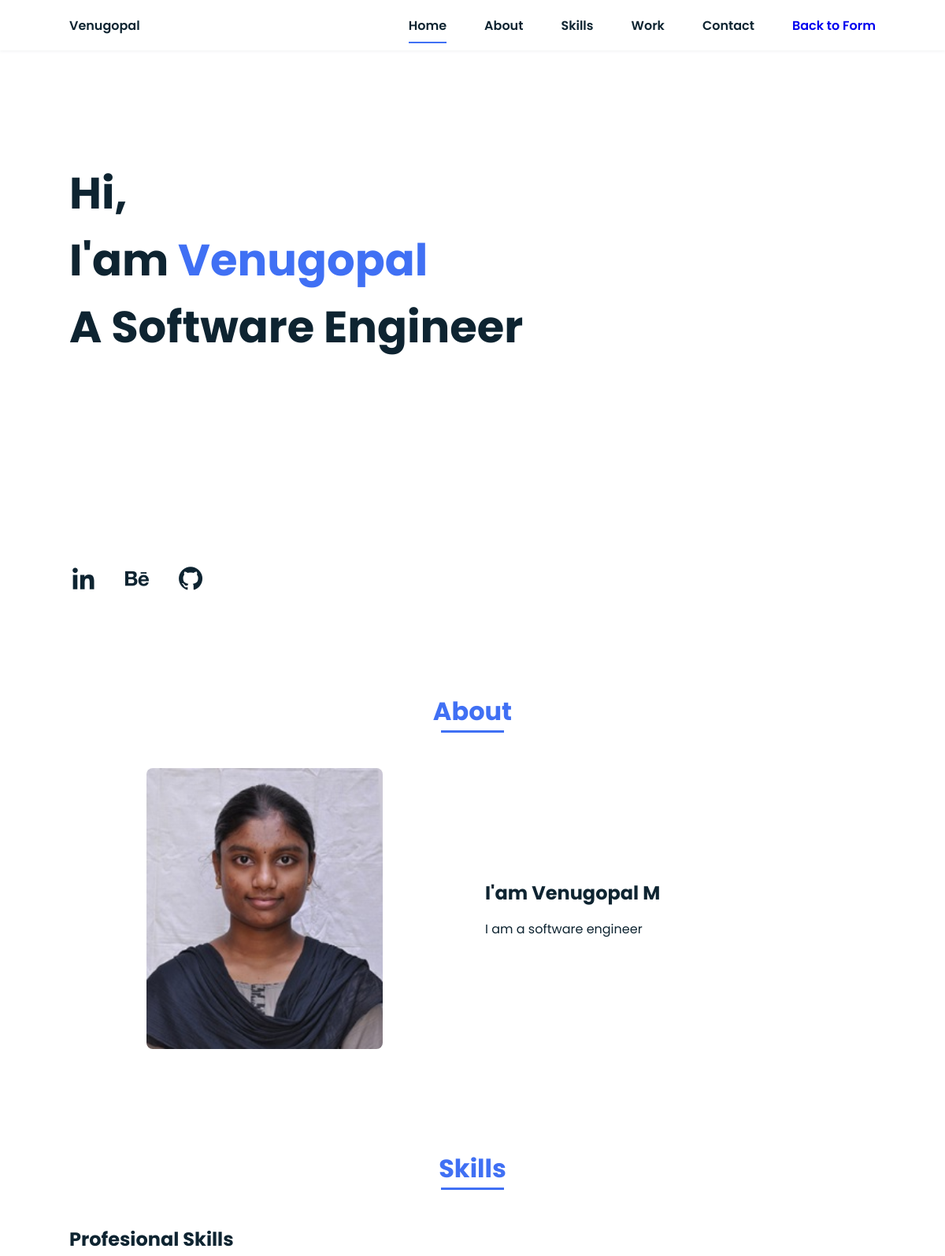
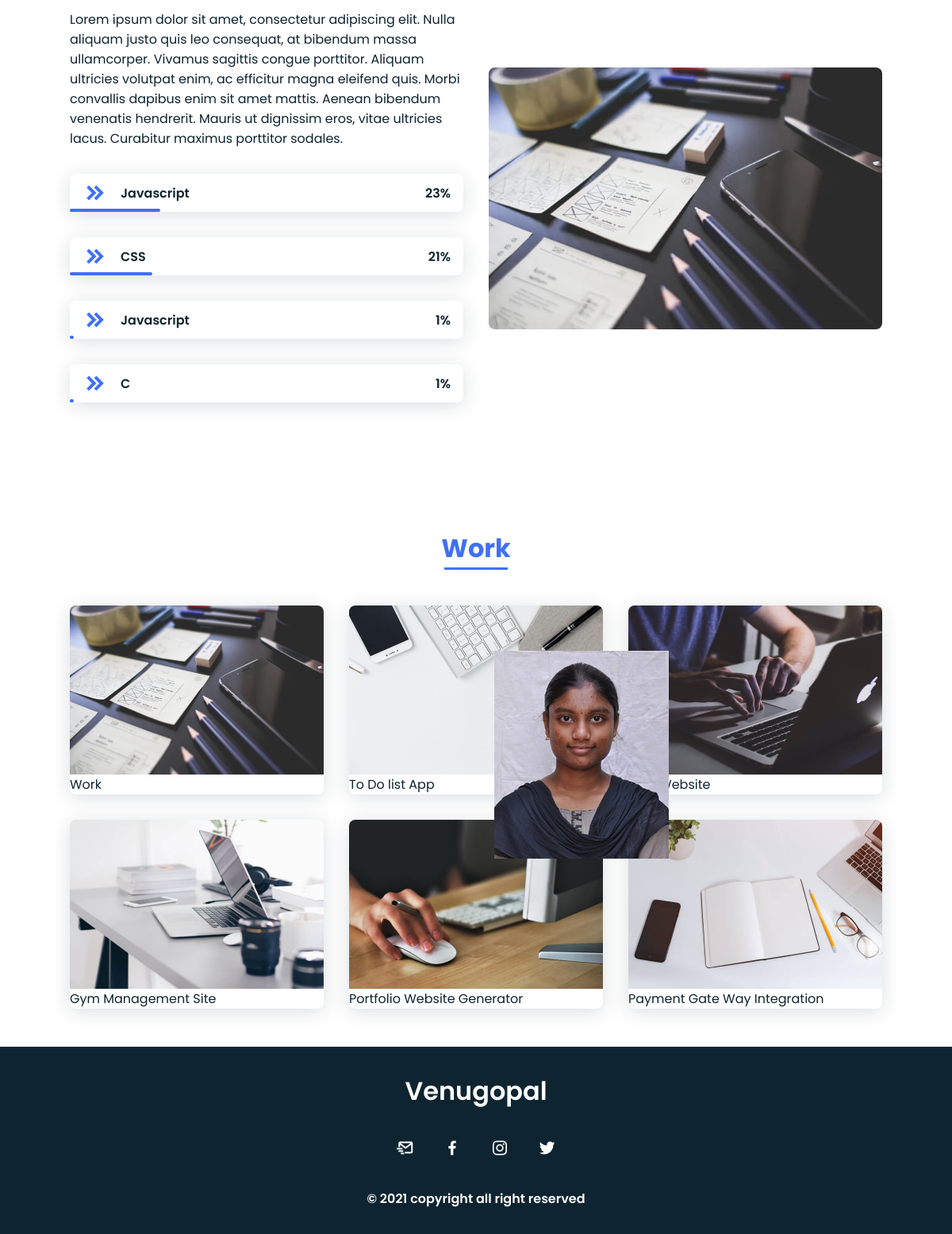
The page /portfolio/ on the database its author committed (2 pictures, top to bottom).
### websitegen/models.py (models this page shows, shortened)
class Member(models.Model):
    firstname = models.CharField(max_length=100,verbose_name="First Name",default='',)
    lastname = models.CharField(max_length=100,verbose_name="Last Name",default='')
    aboutme = models.CharField(max_length=10000,verbose_name="Few lines about yourself",default='')
    phoneno = models.IntegerField(default=0)
    emailid = models.EmailField(max_length=100,verbose_name="Email Id",default='')
    profession=models.CharField(max_length=100,default='')
    location=models.CharField(max_length=100,default='')
    linkedinlink=models.CharField(max_length=2000,verbose_name="Linkedin URL",default='',blank=True)
    twitterlink=models.CharField(max_length=2000,verbose_name="Twitter URL",default='',blank=True)
    instagramlink=models.CharField(max_length=2000,verbose_name="Instagram URL",default='',blank=True)
    behancelink=models.CharField(max_length=2000,verbose_name="Behance URL",default='',blank=True)
    githublink=models.CharField(max_length=2000,verbose_name="Github URL",default='',blank=True)
    skillstext = models.CharField(max_length=10000,verbose_name="Few lines about your skillset",default='')
    skill1=models.CharField(max_length=100,default='')
    skill1p=models.IntegerField(verbose_name="Skill 1 percentage",default=1)
    skill2=models.CharField(max_length=100,default='')
    skill2p=models.IntegerField(verbose_name="Skill 2 percentage",default=1)
    skill3=models.CharField(max_length=100,default='')
    skill3p=models.IntegerField(verbose_name="Skill 3 percentage",default=1)
    skill4=models.CharField(max_length=100,default='')
    skill4p=models.IntegerField(verbose_name="Skill 4 percentage",default=1)
    project1=models.CharField(max_length=100,verbose_name="Project 1 name",default='')
    work1=models.CharField(max_length=100,verbose_name="Project 1 URL",default='')
    project2=models.CharField(max_length=100,verbose_name="Project 2 name",default='')
    work2=models.CharField(max_length=100,verbose_name="Project 2 URL",default='')
    project3=models.CharField(max_length=100,verbose_name="Project 3 name",default='')
    work3=models.CharField(max_length=100,verbose_name="Project 3 URL",default='')
    project4=models.CharField(max_length=100,verbose_name="Project 4 name",default='',blank=True)
    work4=models.CharField(max_length=100,verbose_name="Project 4 URL",default='',blank=True)
    project5=models.CharField(max_length=100,verbose_name="Project 5 name",default='',blank=True)
    work5=models.CharField(max_length=100,verbose_name="Project 5 URL",default='',blank=True)
    project6=models.CharField(max_length=100,verbose_name="Project 6 name",default='',blank=True)
    work6=models.CharField(max_length=100,verbose_name="Project 6 URL",default='',blank=True)
    photo=models.ImageField(upload_to='images',default="images/perfil.png",null=True,blank=True)

### websitegen/views.py (the view)
# urls.py: path('portfolio/',Portfolio,name="portfolio"),
def Portfolio(request):
    error=""
    member=Member.objects.first()
    d={'member':member,'error':error}
    return render(request,"portfolio.html",d)

### templates/portfolio.html (shortened to what this page needs)
{% load static %}
<!DOCTYPE html>
<html lang="en">
    <head>
        <link rel="stylesheet" href="{% static 'css/styles.css' %}">
        <link href='https://cdn.jsdelivr.net/npm/boxicons@2.0.5/css/boxicons.min.css' rel='stylesheet'>
    </head>
    <body>
        <header class="l-header">
            <nav class="nav bd-grid">
                <div>
                    <a href="#" class="nav__logo">{{member.firstname}}</a>
                </div>
                <div class="nav__menu" id="nav-menu">
                    <ul class="nav__list">
                        <li class="nav__item"><a href="#home" class="nav__link active">Home</a></li>
                        <li class="nav__item"><a href="#about" class="nav__link">About</a></li>
                        <li class="nav__item"><a href="#skills" class="nav__link">Skills</a></li>
                        <li class="nav__item"><a href="#work" class="nav__link">Work</a></li>
                        <li class="nav__item"><a href="#contact" class="nav__link">Contact</a></li>
                        <li class="nav__item"><a href="/home" class="btn">Back to Form</a></li>
                    </ul>
                </div>
            </nav>
        </header>
        <main class="l-main">
            <section class="home bd-grid" id="home">
                <div class="home__data">
                    <h1 class="home__title">Hi,<br>I'am <span class="home__title-color">{{member.firstname}}</span><br>A {{member.profession}}</h1>
                </div>
                <div class="home__social">
                    <a href="{{member.linkedinlink}}" class="home__social-icon"><i class='bx bxl-linkedin bx-md'></i></a>
                    <a href="{{member.behancelink}}" class="home__social-icon"><i class='bx bxl-behance bx-md' ></i></a>
                    <a href="{{member.githublink}}" class="home__social-icon"><i class='bx bxl-github bx-md' ></i></a>
                </div>
                <div class="home__img">
                    <img src="{{member.photo.url}}" alt="">
                </div>
            </section>
            <section class="about section " id="about">
                <h2 class="section-title">About</h2>
                <div class="about__container bd-grid">
                    <div class="about__img">
                        <img src="{{member.photo.url}}" alt="">
                    </div>
                    <div>
                        <h2 class="about__subtitle">I'am {{member.firstname}} {{member.lastname}}</h2>
                        <p class="about__text">{{member.aboutme}}</p>
                    </div>
                </div>
            </section>
            <section class="skills section" id="skills">
                <h2 class="section-title">Skills</h2>
                <div class="skills__container bd-grid">
                    <div>
                        <h2 class="skills__subtitle">Profesional Skills</h2>
                        <p class="skills__text">{{member.skillstext}}</p>
                        <div class="skills__data">
                            <div class="skills__names">
                                <i class='bx bxs-chevrons-right skills__icon'></i>
                                <span class="skills__name">{{member.skill1}}</span>
                            </div>
                            <div class="skills__bar" id="skills__html">
                            </div>
                            <div>
                                <span class="skills__percentage">{{member.skill1p}}%</span>
                            </div>
                        </div>
                        <div class="skills__data">
                            <div class="skills__names">
                                <i class='bx bxs-chevrons-right skills__icon'></i>
                                <span class="skills__name">{{member.skill2}}</span>
                            </div>
                            <div class="skills__bar" id="skills__css">
                            </div>
                            <div>
                                <span class="skills__percentage">{{member.skill2p}}%</span>
                            </div>
                        </div>
                        <div class="skills__data">
                            <div class="skills__names">
                                <i class='bx bxs-chevrons-right skills__icon'></i>
                                <span class="skills__name">{{member.skill3}}</span>
                            </div>
                            <div class="skills__bar" id="skills__js">
                            </div>
                            <div>
                                <span class="skills__percentage">{{member.skill3p}}%</span>
                            </div>
                        </div>
                        <div class="skills__data">
                            <div class="skills__names">
                                <i class='bx bxs-chevrons-right skills__icon'></i>
                                <span class="skills__name">{{member.skill4}}</span>
                            </div>
                            <div class="skills__bar" id="skills__ux">
                            </div>
                            <div>
                                <span class="skills__percentage">{{member.skill4p}}%</span>
                            </div>
                        </div>
                    </div>
                    <div>
                        <img src="{% static 'images/work1.jpg' %}" alt="" class="skills__img">
                    </div>
                </div>
            </section>
            <section class="work section" id="work">
                <h2 class="section-title">Work</h2>
                <div class="work__container bd-grid">
                    <div class="work__img">
                        <a href="{{member.work1}}" target="_blank"><img src="{% static 'images/work1.jpg' %}" alt=""></a>
                        <p>{{member.project1}}</p>
                    </div>
                    <div class="work__img">
                        <a href="{{member.work2}}" target="_blank"><img src="{% static 'images/work2.jpg' %}" alt=""></a>
                        <p>{{member.project2}}</p>
                    </div>
                    <div class="work__img">
                        <a href="{{member.work3}}" target="_blank"><img src="{% static 'images/work3.jpg' %}" alt=""></a>
                        <p>{{member.project3}}</p>
                    </div>
                    <div class="work__img">
                        <a href="{{member.work4}}" target="_blank"><img src="{% static 'images/work4.jpg' %}" alt=""></a>
                        <p>{{member.project4}}</p>
                    </div>
                    <div class="work__img">
                        <a href="{{member.work5}}" target="_blank"><img src="{% static 'images/work5.jpg' %}" alt=""></a>
                        <p>{{member.project5}}</p>
                    </div>
                    <div class="work__img">
                        <a href="{{member.work6}}" target="_blank"><img src="{% static 'images/work6.jpg' %}" alt=""></a>
                        <p>{{member.project6}}</p>
                    </div>
                </div>
            </section>
       </main>
        <footer class="footer">
            <p class="footer__title">{{member.firstname}}</p>
            <div class="footer__social">
                <a href="mailto:{{member.emailid}}" target="_blank" class="footer__icon"><i class='bx bx-mail-send'></i></a>
                <a href="{{member.facebooklink}}" class="footer__icon"><i class='bx bxl-facebook' ></i></a>
                <a href="{{member.instagramlink}}" class="footer__icon"><i class='bx bxl-instagram' ></i></a>
                <a href="{{member.twitterlink}}" class="footer__icon"><i class='bx bxl-twitter' ></i></a>
            </div>
            <p>&#169; 2021 copyright all right reserved</p>
        </footer>
    </body>
</html>

### rows shown on the page
Member: firstname "Venugopal", profession "Software Engineer", photo (picture), lastname "M", aboutme "I am a software engineer", skillstext "Lorem ipsum dolor sit amet, consectetur adipiscing elit. Nulla aliquam justo quis leo consequat, at bibendum massa ullamcorper. Vivamus sagittis congue porttitor. Aliquam ultricies volutpat enim, ac efficitur magna eleifend quis. Morbi convallis dapibus enim sit amet mattis. Aenean bibendum venenatis hendrerit. Mauris ut dignissim eros, vitae ultricies lacus. Curabitur maximus porttitor sodales.", skill1 "Javascript", skill1p "23", skill2 "CSS", skill2p "21", skill3 "Javascript", skill3p "1", skill4 "C", skill4p "1", project1 "Work", project2 "To Do list App", project3 "Blog Website", project4 "Gym Management Site", project5 "Portfolio Website Generator", project6 "Payment Gate Way Integration"
